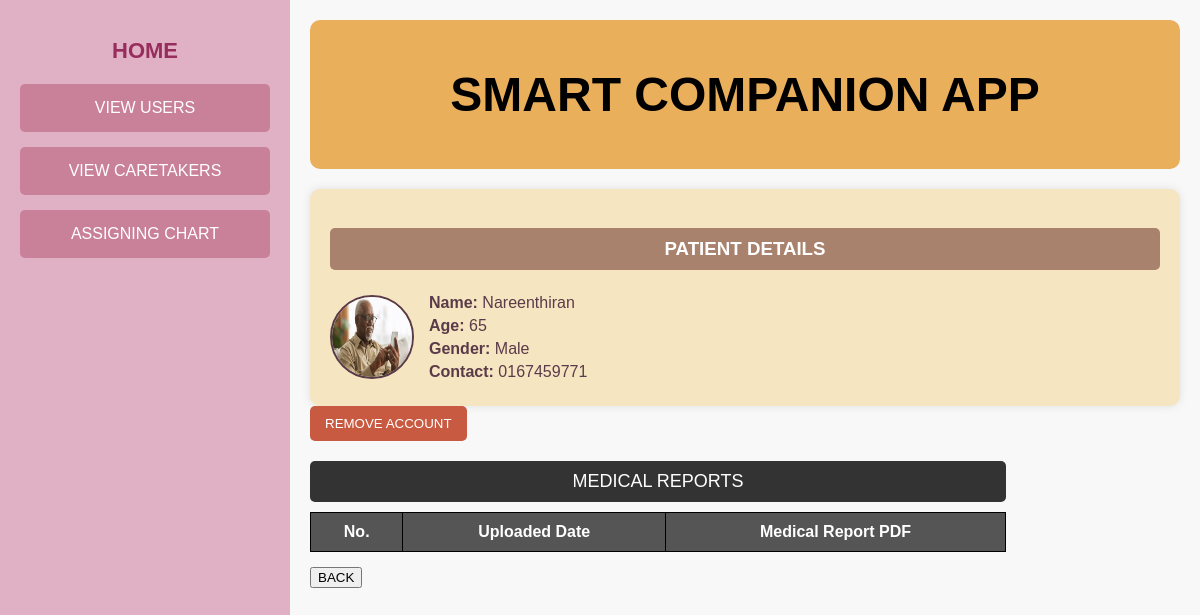
Screenshot of /aviewuserprofile?p_id=1 with the database file from the repository.
### tables this page shows
CREATE TABLE user (
            id INTEGER PRIMARY KEY AUTOINCREMENT,
            name TEXT NOT NULL,
            age TEXT NOT NULL,
            gender TEXT NOT NULL,
            username TEXT NOT NULL,
            password TEXT NOT NULL,
            ph_num TEXT NOT NULL
        );

### app.py (the view)
@app.route("/aviewuserprofile", methods=["GET", "POST"])
def aviewfuserprofile():
    db = get_db()
    cursor = db.cursor()
    user_id = request.args.get('p_id')
    cursor.execute('SELECT * FROM user WHERE id = ?',(user_id,))
    user = cursor.fetchone()
    str_user_id =  str(user[0])
    cursor.execute('SELECT * FROM medical_data WHERE user_id = ?',(user_id,))
    report = cursor.fetchall()
    db.close()
    with open("static/img_log/user/"+ str_user_id + ".txt", "r") as file:
        image_name = str(file.read())
        image_url= url_for('static', filename='uploads/'+ image_name )
    return render_template("Admin/viewuserprofile.html", user=user, image_url=image_url, image_name=image_name, report=report)

### app.py (called while the page is built)
def get_db():
    if 'db' not in g:
        g.db = sqlite3.connect('project.db')
        g.db.row_factory = sqlite3.Row
    return g.db

### templates/Admin/viewuserprofile.html (shortened to what this page needs)
<!DOCTYPE html>
<html lang="en">
<head>
    <link rel="stylesheet" href="static/profile.css">
</head>
<body>
    <div class="container">
        <div class="sidebar">
            <a href="{{ url_for('admin') }}"><h2>HOME</h2></a>
            <a href="{{ url_for('aviewusers') }}"><button class="nav-btn">VIEW USERS</button></a>
            <a href="{{ url_for('aviewcare') }}"><button class="nav-btn">VIEW CARETAKERS</button></a>
            <a href="{{ url_for('assign') }}"><button class="nav-btn">ASSIGNING CHART</button></a>
        </div>
        <div class="profile-section">
            <div class="header">
                <h1>SMART COMPANION APP</h1>
            </div>
            <div class="profile-card">
                <h3>PATIENT DETAILS</h3>
                 <div class="profile-content">
                    <img src="{{ image_url }}" alt="Profile Picture" class="profile-img">
                    <div class="profile-details">
                        <p><strong>Name:</strong> {{ user['name'] }}</p>
                        <p><strong>Age:</strong> {{ user['age'] }}</p>
                        <p><strong>Gender:</strong> {{ user['gender'] }}</p>
                        <p><strong>Contact:</strong> {{ user['ph_num'] }}</p>
                    </div>
                </div>
            </div>
            <button class="remove-btn"  onclick="OpenPopup()">REMOVE ACCOUNT</button>
             <div class="contacts-section">
                <div class="top-bar">
                    <div class="contacts-title">MEDICAL REPORTS</div>
                </div>
                <div class="medical-table-container">
                    <table class="contacts-table">
                        <thead>
                            <tr>
                                <th>No.</th>
                                <th>Uploaded Date</th>
                                <th>Medical Report PDF</th>
                            </tr>
                        </thead>
                    </table>
                </div>
            <div class="buttons">
                <a href="{{ url_for('aviewusers') }}"><button class="back-btn">BACK</button></a>
            </div>
        </div>
    </div>
</body>
</html>

### static/profile.css (style rules this page uses)
body { font-family: Arial, sans-serif; background-color: #f8f8f8; margin: 0; padding: 0; }
.container { display: flex; height: 100vh; }
.sidebar { width: 250px; background-color: #e0b0c4; padding: 20px; text-align: center; }
a { text-decoration: none; }
.sidebar h2 { color: #972d5d; font-size: 22px; margin-bottom: 20px; font-weight: bold; text-decoration: none; transition: color 0.3s ease; }
.nav-btn { display: block; width: 100%; padding: 15px; margin-bottom: 15px; background-color: #c98199; border: none; color: white; font-size: 16px; cursor: pointer; border-radius: 5px; }
.contacts-section { width: 80%; margin-top: 20px; text-align: center; }
.contacts-title { background-color: #333; color: white; padding: 10px; border-radius: 5px; font-size: 18px; }
.contacts-table { width: 100%; margin-top: 10px; border-collapse: collapse; background-color: white; }
.contacts-table th, .contacts-table td { border: 1px solid black; padding: 10px; text-align: center; }
.contacts-table th { background-color: #555; color: white; }
.profile-section { flex-grow: 1; padding: 20px; }
.header { background-color: #e9af5b; padding: 15px; text-align: center; font-size: 24px; font-weight: bold; border-radius: 10px; }
.profile-card { background-color: #f6e5c1; padding: 20px; border-radius: 10px; margin-top: 20px; box-shadow: 0 0 10px rgba(0, 0, 0, 0.1); }
.profile-card h3 { background-color: #a9826d; color: white; text-align: center; padding: 10px; border-radius: 5px; }
.profile-content { display: flex; align-items: center; margin-top: 15px; }
.profile-img { width: 80px; height: 80px; border-radius: 50%; margin-right: 15px; border: 2px solid #5a3b49; }
.profile-details p { font-size: 16px; color: #5a3b49; margin: 5px 0; }
.buttons { display: flex; justify-content: space-between; align-items: center; margin-top: 15px; }
.remove-btn { background-color: #c95a42; color: white; padding: 10px 15px; border: none; border-radius: 5px; cursor: pointer; }

### rows the page displays
user: name "Nareenthiran", age "65", gender "Male", ph_num "0167459771"
